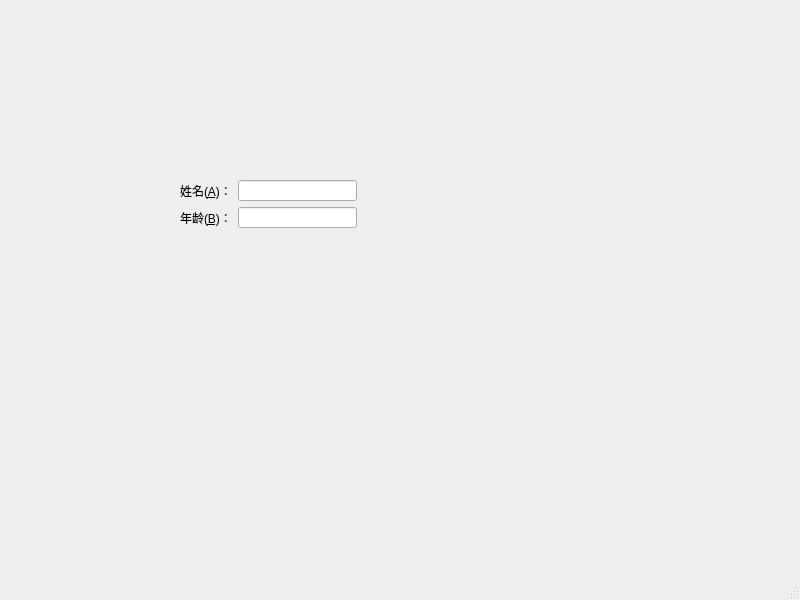
<?xml version="1.0" encoding="UTF-8"?>
<ui version="4.0">
 <class>MainWindow</class>
 <widget class="QMainWindow" name="MainWindow">
  <property name="geometry">
   <rect>
    <x>0</x>
    <y>0</y>
    <width>800</width>
    <height>600</height>
   </rect>
  </property>
  <property name="windowTitle">
   <string>MainWindow</string>
  </property>
  <widget class="QWidget" name="centralwidget">
   <widget class="QWidget" name="">
    <property name="geometry">
     <rect>
      <x>180</x>
      <y>180</y>
      <width>177</width>
      <height>48</height>
     </rect>
    </property>
    <layout class="QGridLayout" name="gridLayout">
     <item row="0" column="0">
      <widget class="QLabel" name="label">
       <property name="text">
        <string>姓名(&amp;A)：</string>
       </property>
       <property name="buddy">
        <cstring>lineEdit</cstring>
       </property>
      </widget>
     </item>
     <item row="0" column="1">
      <widget class="QLineEdit" name="lineEdit"/>
     </item>
     <item row="1" column="0">
      <widget class="QLabel" name="label_2">
       <property name="text">
        <string>年龄(&amp;B)：</string>
       </property>
       <property name="buddy">
        <cstring>lineEdit_2</cstring>
       </property>
      </widget>
     </item>
     <item row="1" column="1">
      <widget class="QLineEdit" name="lineEdit_2"/>
     </item>
    </layout>
   </widget>
  </widget>
  <widget class="QMenuBar" name="menubar">
   <property name="geometry">
    <rect>
     <x>0</x>
     <y>0</y>
     <width>800</width>
     <height>23</height>
    </rect>
   </property>
  </widget>
  <widget class="QStatusBar" name="statusbar"/>
 </widget>
 <resources/>
 <connections/>
</ui>
